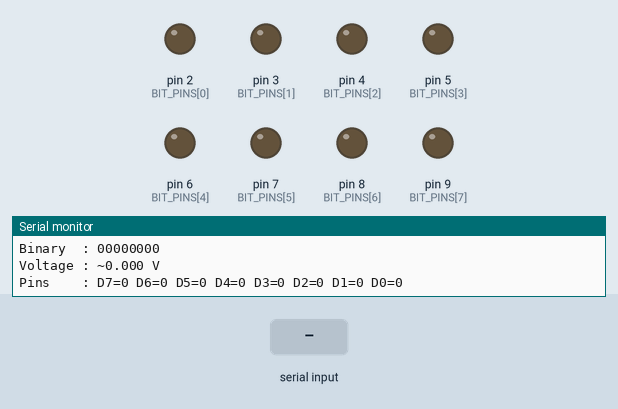
A sketch run on a simulated Arduino Uno, built with avr-gcc and run on an emulated ATmega328P. On the bench: output pins drawn as LEDs (lit = HIGH), the last lines printed to the serial monitor. Dashed ring = blinking. The inputs (shaded band) are chosen by the test bench.

Above: at 1.5 s.
1.6 s: "90,45\n" received over Serial
At 7.0 s:
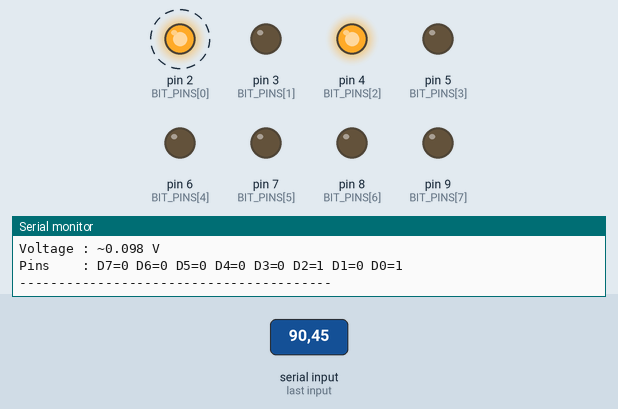
7.6 s: "30,150\n" received over Serial
At 10.7 s:
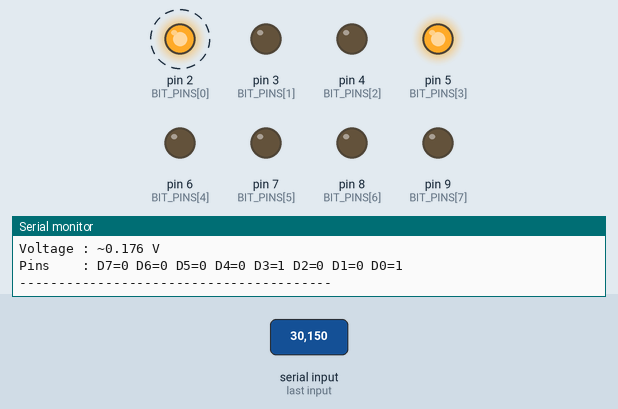
13.6 s: "0\n" received over Serial
At 19.0 s:
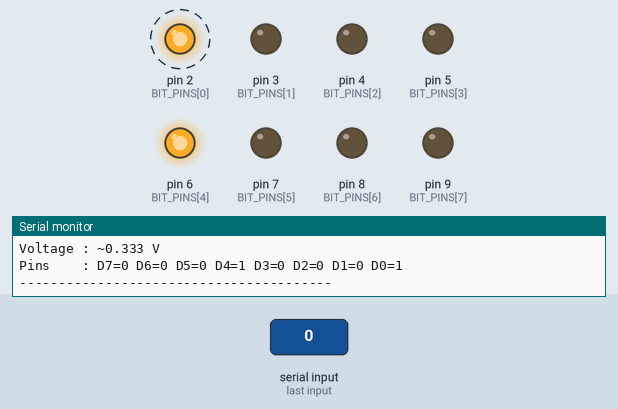
19.6 s: "7\n" received over Serial
At 25.9 s:
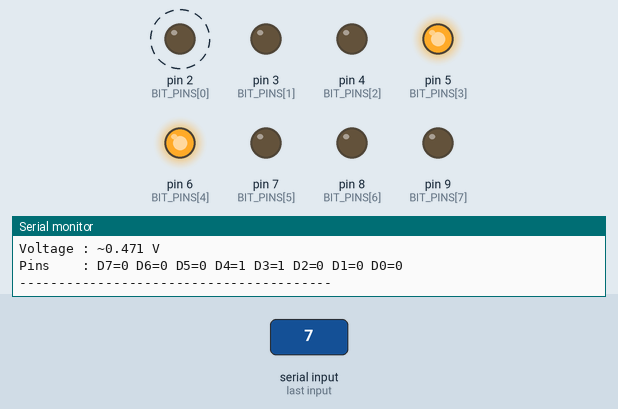
Timing chart, 0 to 26.7 s (numbered marks = the images above; inputs shaded):
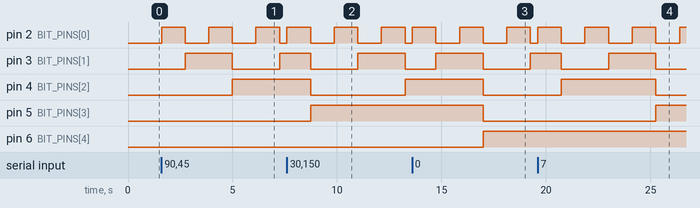

The sketch:

dac_8bit.ino
```cpp
// ============================================================
//  8-bit R-2R DAC - Manual Input
//  Pins 2-9 → D0 (LSB) to D7 (MSB)
//  Enter a decimal (0-255) or binary (e.g. 10110101) via Serial Monitor
// ============================================================

// --- Pin mapping (D0=LSB to D7=MSB) ---
const int BIT_PINS[8] = {2, 3, 4, 5, 6, 7, 8, 9};

// --- Voltage reference ---
const float V_REF = 5.0;

void setup() {
  Serial.begin(9600);

  for (int i = 0; i < 8; i++) {
    pinMode(BIT_PINS[i], OUTPUT);
    digitalWrite(BIT_PINS[i], LOW);
  }

  printWelcome();
}
int value;
void loop() {
  String input = Serial.readStringUntil('\n');
  input.trim();
  Serial.print(value);
  setDAC(value);
  value = value + 1;
}

// ---- Write an 8-bit value to the DAC pins ----
void setDAC(int value) {
  for (int i = 0; i < 8; i++) {
    digitalWrite(BIT_PINS[i], (value >> i) & 0x01 ? HIGH : LOW);
  }

  float voltage = (value / 255.0) * V_REF;

  Serial.println("----------------------------------------");
  Serial.print("Decimal : ");
  Serial.println(value);
  Serial.print("Binary  : ");
  printBinary(value);
  Serial.print("Voltage : ~");
  Serial.print(voltage, 3);
  Serial.println(" V");
  Serial.print("Pins    : ");
  for (int i = 7; i >= 0; i--) {
    Serial.print("D"); Serial.print(i);
    Serial.print("="); Serial.print((value >> i) & 1);
    if (i > 0) Serial.print(" ");
  }
  Serial.println();
  Serial.println("----------------------------------------");
}

// ---- Helper: print 8-bit binary representation ----
void printBinary(int value) {
  for (int i = 7; i >= 0; i--) {
    Serial.print((value >> i) & 1);
  }
  Serial.println();
}

// ---- Helper: check if string contains only '0' and '1' (1–8 chars) ----
bool isBinaryString(String s) {
  if (s.length() < 1 || s.length() > 8) return false;
  for (unsigned int i = 0; i < s.length(); i++) {
    if (s[i] != '0' && s[i] != '1') return false;
  }
  return true;
}

// ---- Helper: check if string is a valid decimal number ----
bool isDecimalString(String s) {
  if (s.length() < 1 || s.length() > 3) return false;
  for (unsigned int i = 0; i < s.length(); i++) {
    if (!isDigit(s[i])) return false;
  }
  return true;
}

// ---- Helper: convert binary string like "10110101" to integer ----
int binaryStringToDecimal(String s) {
  int result = 0;
  for (unsigned int i = 0; i < s.length(); i++) {
    result = result * 2 + (s[i] - '0');
  }
  return result;
}

void printWelcome() {
  Serial.println("========================================");
  Serial.println("   8-bit R-2R DAC - Manual Input");
  Serial.println("========================================");
  Serial.println("Pin mapping:");
  for (int i = 0; i < 8; i++) {
    Serial.print("  D"); Serial.print(i);
    if (i == 0) Serial.print(" (LSB)");
    if (i == 7) Serial.print(" (MSB)");
    Serial.print(" -> Pin "); Serial.println(BIT_PINS[i]);
  }
  Serial.println();
  Serial.println("Input a value via Serial Monitor:");
  Serial.println("  - Decimal: 0 to 255");
  Serial.println("  - Binary:  00000000 to 11111111");
  Serial.println("Baud rate: 9600 | Line ending: Newline");
  Serial.println("========================================");
}
```

Measured:
- after the input at 1.6 s, pin 4 (BIT_PINS[2]): LOW → HIGH after 3.4 s instead of 4.3 s
- after the input at 7.6 s, pin 4 (BIT_PINS[2]): HIGH → LOW after 1.1 s instead of 1.9 s; pin 5 (BIT_PINS[3]): LOW → HIGH after 1.1 s instead of 1.9 s
- after the input at 13.6 s, pin 4 (BIT_PINS[2]), pin 5 (BIT_PINS[3]): HIGH → LOW after 3.4 s instead of 4.2 s; pin 6 (BIT_PINS[4]): LOW → HIGH after 3.4 s instead of 4.2 s
- after the input at 19.6 s, pin 5 (BIT_PINS[3]): LOW → HIGH after 5.7 s instead of 6.4 s
- by itself, pin 2 (BIT_PINS[0]): alternates HIGH for 1.1 s and LOW for 1.1 s
